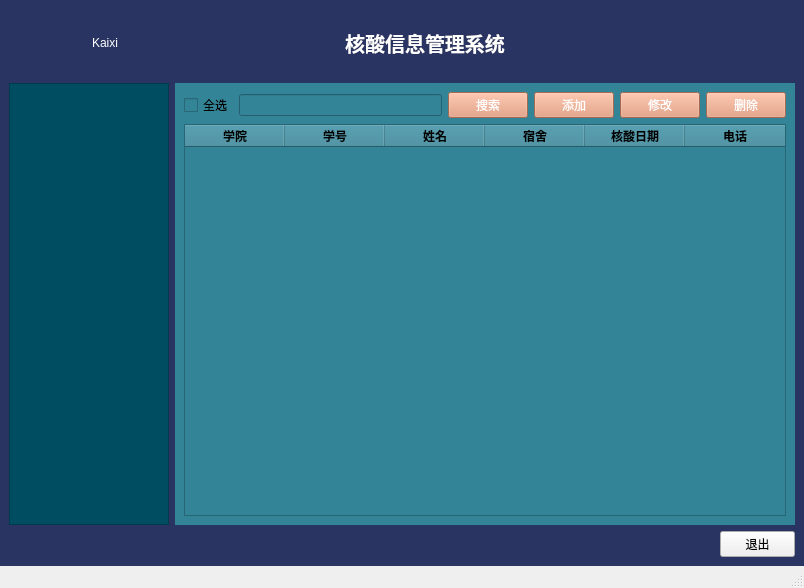
<?xml version="1.0" encoding="UTF-8"?>
<ui version="4.0">
 <class>MainWindow</class>
 <widget class="QMainWindow" name="MainWindow">
  <property name="geometry">
   <rect>
    <x>0</x>
    <y>0</y>
    <width>804</width>
    <height>588</height>
   </rect>
  </property>
  <property name="minimumSize">
   <size>
    <width>150</width>
    <height>0</height>
   </size>
  </property>
  <property name="windowTitle">
   <string>Kaixi</string>
  </property>
  <property name="windowIcon">
   <iconset resource="res.qrc">
    <normaloff>:/icon/icon.jpg</normaloff>:/icon/icon.jpg</iconset>
  </property>
  <property name="styleSheet">
   <string notr="true">QWidget#centralwidget{background-color:rgba(41,52,98,1)}</string>
  </property>
  <widget class="QWidget" name="centralwidget">
   <property name="styleSheet">
    <string notr="true">QWidget#centralwidget:rgba(13,63,103,1);
QPushButton{
background-color:#ffb549;
font: 700 9pt &quot;Microsoft YaHei UI&quot;;
color:rgb(255, 255, 255)
}

</string>
   </property>
   <layout class="QGridLayout" name="gridLayout_3">
    <item row="3" column="2">
     <widget class="QPushButton" name="pushButton">
      <property name="maximumSize">
       <size>
        <width>75</width>
        <height>16777215</height>
       </size>
      </property>
      <property name="text">
       <string>退出</string>
      </property>
     </widget>
    </item>
    <item row="2" column="0">
     <widget class="QTreeWidget" name="treeWidget">
      <property name="minimumSize">
       <size>
        <width>0</width>
        <height>0</height>
       </size>
      </property>
      <property name="maximumSize">
       <size>
        <width>160</width>
        <height>600</height>
       </size>
      </property>
      <property name="styleSheet">
       <string notr="true">
font: 700 12pt &quot;Microsoft YaHei UI&quot;;
background-color: rgba(0,77,97,1);
color:rgb(255, 255, 255)</string>
      </property>
      <property name="autoScrollMargin">
       <number>16</number>
      </property>
      <property name="headerHidden">
       <bool>true</bool>
      </property>
      <attribute name="headerDefaultSectionSize">
       <number>100</number>
      </attribute>
     </widget>
    </item>
    <item row="0" column="0" rowspan="2" colspan="2">
     <widget class="QWidget" name="widget" native="true">
      <property name="styleSheet">
       <string notr="true">color:rgb(255, 255, 255)</string>
      </property>
      <layout class="QGridLayout" name="gridLayout">
       <item row="1" column="0">
        <widget class="QWidget" name="widget_2" native="true">
         <property name="minimumSize">
          <size>
           <width>120</width>
           <height>50</height>
          </size>
         </property>
         <property name="maximumSize">
          <size>
           <width>120</width>
           <height>50</height>
          </size>
         </property>
         <layout class="QGridLayout" name="gridLayout_2">
          <item row="0" column="2">
           <widget class="QLabel" name="label_2">
            <property name="maximumSize">
             <size>
              <width>120</width>
              <height>40</height>
             </size>
            </property>
            <property name="font">
             <font>
              <pointsize>9</pointsize>
             </font>
            </property>
            <property name="text">
             <string>Kaixi</string>
            </property>
            <property name="alignment">
             <set>Qt::AlignCenter</set>
            </property>
           </widget>
          </item>
          <item row="0" column="1">
           <widget class="QLabel" name="label_3">
            <property name="styleSheet">
             <string notr="true">border-image: url(:/icon/user.jpg);</string>
            </property>
            <property name="text">
             <string/>
            </property>
           </widget>
          </item>
         </layout>
        </widget>
       </item>
       <item row="1" column="1">
        <spacer name="horizontalSpacer_2">
         <property name="orientation">
          <enum>Qt::Horizontal</enum>
         </property>
         <property name="sizeHint" stdset="0">
          <size>
           <width>40</width>
           <height>20</height>
          </size>
         </property>
        </spacer>
       </item>
       <item row="1" column="2">
        <widget class="QLabel" name="label">
         <property name="font">
          <font>
           <pointsize>15</pointsize>
           <bold>true</bold>
          </font>
         </property>
         <property name="text">
          <string>核酸信息管理系统</string>
         </property>
         <property name="alignment">
          <set>Qt::AlignCenter</set>
         </property>
        </widget>
       </item>
       <item row="1" column="3">
        <spacer name="horizontalSpacer">
         <property name="orientation">
          <enum>Qt::Horizontal</enum>
         </property>
         <property name="sizeHint" stdset="0">
          <size>
           <width>40</width>
           <height>20</height>
          </size>
         </property>
        </spacer>
       </item>
      </layout>
     </widget>
    </item>
    <item row="2" column="1" colspan="2">
     <widget class="QStackedWidget" name="stackedWidget">
      <property name="styleSheet">
       <string notr="true">background-color: rgb(52, 132, 152);</string>
      </property>
      <property name="currentIndex">
       <number>1</number>
      </property>
      <widget class="QWidget" name="page"/>
      <widget class="QWidget" name="page_2">
       <layout class="QGridLayout" name="gridLayout_4">
        <item row="0" column="0">
         <widget class="QCheckBox" name="checkBox">
          <property name="text">
           <string>全选</string>
          </property>
         </widget>
        </item>
        <item row="0" column="1">
         <widget class="QLineEdit" name="lineEdit"/>
        </item>
        <item row="0" column="2">
         <widget class="QPushButton" name="pushButton_4">
          <property name="styleSheet">
           <string notr="true">QPushButton{
background-color:rgba(229,149,114,1);
font: 700 9pt &quot;Microsoft YaHei UI&quot;;
color:rgb(255, 255, 255)
}</string>
          </property>
          <property name="text">
           <string>搜索</string>
          </property>
         </widget>
        </item>
        <item row="0" column="4">
         <widget class="QPushButton" name="pushButton_2">
          <property name="styleSheet">
           <string notr="true">QPushButton{
background-color:rgba(229,149,114,1);
font: 700 9pt &quot;Microsoft YaHei UI&quot;;
color:rgb(255, 255, 255)
}</string>
          </property>
          <property name="text">
           <string>修改</string>
          </property>
         </widget>
        </item>
        <item row="0" column="3">
         <widget class="QPushButton" name="pushButton_3">
          <property name="styleSheet">
           <string notr="true">QPushButton{
background-color:rgba(229,149,114,1);
font: 700 9pt &quot;Microsoft YaHei UI&quot;;
color:rgb(255, 255, 255)
}</string>
          </property>
          <property name="text">
           <string>添加</string>
          </property>
         </widget>
        </item>
        <item row="0" column="5">
         <widget class="QPushButton" name="pushButton_5">
          <property name="styleSheet">
           <string notr="true">QPushButton{
background-color:rgba(229,149,114,1);
font: 700 9pt &quot;Microsoft YaHei UI&quot;;
color:rgb(255, 255, 255)
}</string>
          </property>
          <property name="text">
           <string>删除</string>
          </property>
         </widget>
        </item>
        <item row="1" column="0" colspan="6">
         <widget class="QTableWidget" name="tableWidget">
          <column>
           <property name="text">
            <string>学院</string>
           </property>
           <property name="font">
            <font>
             <bold>true</bold>
            </font>
           </property>
          </column>
          <column>
           <property name="text">
            <string>学号</string>
           </property>
           <property name="font">
            <font>
             <bold>true</bold>
            </font>
           </property>
          </column>
          <column>
           <property name="text">
            <string>姓名</string>
           </property>
           <property name="font">
            <font>
             <bold>true</bold>
            </font>
           </property>
          </column>
          <column>
           <property name="text">
            <string>宿舍</string>
           </property>
           <property name="font">
            <font>
             <bold>true</bold>
            </font>
           </property>
          </column>
          <column>
           <property name="text">
            <string>核酸日期</string>
           </property>
           <property name="font">
            <font>
             <bold>true</bold>
            </font>
           </property>
          </column>
          <column>
           <property name="text">
            <string>电话</string>
           </property>
           <property name="font">
            <font>
             <bold>true</bold>
            </font>
           </property>
          </column>
         </widget>
        </item>
       </layout>
      </widget>
     </widget>
    </item>
   </layout>
  </widget>
  <widget class="QMenuBar" name="menubar">
   <property name="geometry">
    <rect>
     <x>0</x>
     <y>0</y>
     <width>804</width>
     <height>21</height>
    </rect>
   </property>
  </widget>
  <widget class="QStatusBar" name="statusbar"/>
 </widget>
 <resources>
  <include location="res.qrc"/>
 </resources>
 <connections/>
</ui>
